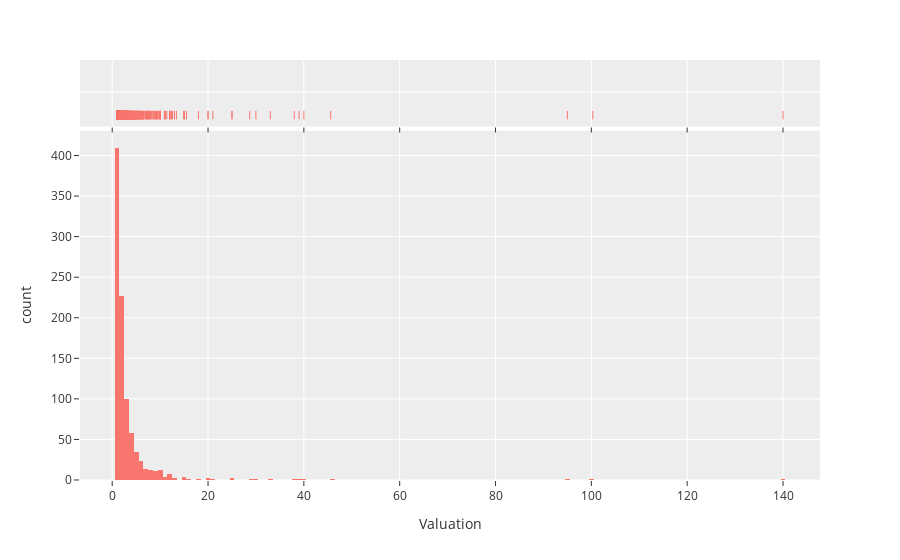

Notebook cell for this chart:
### Markdown cell above
Valuation Value

### Code cell
fig1 = px.histogram(df, x="Valuation", marginal='rug')
fig1.show()

### Figure 1 — Plotly figure (JSON) as saved in the notebook; plotly's stock layout.template omitted (floating-point values rounded to 4 significant figures; data arrays with more than 128 entries replaced by an {"elided": "..."} marker saying what was removed)
{"data": [{"alignmentgroup": "True", "bingroup": "x", "hovertemplate": "Valuation=%{x}<br>count=%{y}<extra></extra>", "legendgroup": "", "marker": {"color": "#F8766D", "pattern": {"shape": ""}}, "name": "", "offsetgroup": "", "orientation": "v", "showlegend": false, "type": "histogram", "x": {"elided": "935 float values"}, "xaxis": "x", "yaxis": "y"}, {"alignmentgroup": "True", "boxpoints": "all", "fillcolor": "rgba(255,255,255,0)", "hoveron": "points", "hovertemplate": "Valuation=%{x}<extra></extra>", "jitter": 0, "legendgroup": "", "line": {"color": "rgba(255,255,255,0)"}, "marker": {"color": "#F8766D", "symbol": "line-ns-open"}, "name": "", "offsetgroup": "", "showlegend": false, "type": "box", "x": {"elided": "935 float values"}, "xaxis": "x2", "yaxis": "y2"}], "layout": {"barmode": "relative", "legend": {"tracegroupgap": 0}, "margin": {"t": 60}, "xaxis": {"anchor": "y", "domain": [0, 1], "title": {"text": "Valuation"}}, "xaxis2": {"anchor": "y2", "domain": [0, 1], "matches": "x", "showticklabels": false}, "yaxis": {"anchor": "x", "domain": [0, 0.8316], "title": {"text": "count"}}, "yaxis2": {"anchor": "x2", "domain": [0.8416, 1], "matches": "y2", "showline": false, "showticklabels": false, "ticks": ""}}}
